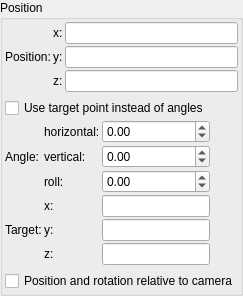
    <widget class="QGroupBox" name="groupBox_3">
     <property name="title">
      <string>Position</string>
     </property>
     <layout class="QVBoxLayout" name="verticalLayout_3">
      <property name="leftMargin">
       <number>2</number>
      </property>
      <property name="topMargin">
       <number>2</number>
      </property>
      <property name="rightMargin">
       <number>2</number>
      </property>
      <property name="bottomMargin">
       <number>2</number>
      </property>
      <item>
       <layout class="QGridLayout" name="gridLayout">
        <property name="spacing">
         <number>2</number>
        </property>
        <item row="2" column="2">
         <widget class="MyLineEdit" name="vect3_position_z">
          <property name="sizePolicy">
           <sizepolicy hsizetype="Expanding" vsizetype="Maximum">
            <horstretch>0</horstretch>
            <verstretch>0</verstretch>
           </sizepolicy>
          </property>
          <property name="toolTip">
           <string>&lt;html&gt;&lt;head/&gt;&lt;body&gt;&lt;p&gt;Coordinates of light source&lt;/p&gt;&lt;/body&gt;&lt;/html&gt;</string>
          </property>
         </widget>
        </item>
        <item row="1" column="2">
         <widget class="MyLineEdit" name="vect3_position_y">
          <property name="sizePolicy">
           <sizepolicy hsizetype="Expanding" vsizetype="Maximum">
            <horstretch>0</horstretch>
            <verstretch>0</verstretch>
           </sizepolicy>
          </property>
          <property name="toolTip">
           <string>&lt;html&gt;&lt;head/&gt;&lt;body&gt;&lt;p&gt;Coordinates of light source&lt;/p&gt;&lt;/body&gt;&lt;/html&gt;</string>
          </property>
         </widget>
        </item>
        <item row="0" column="2">
         <widget class="MyLineEdit" name="vect3_position_x">
          <property name="sizePolicy">
           <sizepolicy hsizetype="Expanding" vsizetype="Maximum">
            <horstretch>0</horstretch>
            <verstretch>0</verstretch>
           </sizepolicy>
          </property>
          <property name="toolTip">
           <string>&lt;html&gt;&lt;head/&gt;&lt;body&gt;&lt;p&gt;Coordinates of light source&lt;/p&gt;&lt;/body&gt;&lt;/html&gt;</string>
          </property>
         </widget>
        </item>
        <item row="0" column="1">
         <widget class="QLabel" name="label_21">
          <property name="text">
           <string>x:</string>
          </property>
         </widget>
        </item>
        <item row="1" column="0">
         <widget class="QLabel" name="label">
          <property name="text">
           <string>Position:</string>
          </property>
         </widget>
        </item>
        <item row="1" column="1">
         <widget class="QLabel" name="label_22">
          <property name="text">
           <string>y:</string>
          </property>
         </widget>
        </item>
        <item row="2" column="1">
         <widget class="QLabel" name="label_23">
          <property name="text">
           <string>z:</string>
          </property>
         </widget>
        </item>
       </layout>
      </item>
      <item>
       <layout class="QHBoxLayout" name="horizontalLayout" stretch="0,0">
        <property name="spacing">
         <number>2</number>
        </property>
        <item>
         <layout class="QGridLayout" name="gridLayout_3" columnstretch="0,0,0">
          <property name="spacing">
           <number>2</number>
          </property>
          <item row="3" column="2">
           <widget class="MyDoubleSpinBox" name="spinboxd3_rotation_z">
            <property name="sizePolicy">
             <sizepolicy hsizetype="Expanding" vsizetype="Maximum">
              <horstretch>0</horstretch>
              <verstretch>0</verstretch>
             </sizepolicy>
            </property>
            <property name="toolTip">
             <string>&lt;html&gt;&lt;head/&gt;&lt;body&gt;&lt;p&gt;Rotation of light source.&lt;/p&gt;&lt;p&gt;For directional lights it can be controlled with ball widget.&lt;/p&gt;&lt;/body&gt;&lt;/html&gt;</string>
            </property>
            <property name="prefix">
             <string/>
            </property>
            <property name="suffix">
             <string/>
            </property>
            <property name="decimals">
             <number>2</number>
            </property>
            <property name="minimum">
             <double>-36000.000000000000000</double>
            </property>
            <property name="maximum">
             <double>36000.000000000000000</double>
            </property>
            <property name="singleStep">
             <double>0.100000000000000</double>
            </property>
           </widget>
          </item>
          <item row="0" column="0" colspan="3">
           <widget class="MyCheckBox" name="checkBox_use_target_point">
            <property name="sizePolicy">
             <sizepolicy hsizetype="Minimum" vsizetype="Maximum">
              <horstretch>0</horstretch>
              <verstretch>0</verstretch>
             </sizepolicy>
            </property>
            <property name="text">
             <string>Use target point instead of angles</string>
            </property>
           </widget>
          </item>
          <item row="2" column="2">
           <widget class="MyDoubleSpinBox" name="spinboxd3_rotation_y">
            <property name="sizePolicy">
             <sizepolicy hsizetype="Minimum" vsizetype="Maximum">
              <horstretch>0</horstretch>
              <verstretch>0</verstretch>
             </sizepolicy>
            </property>
            <property name="toolTip">
             <string>&lt;html&gt;&lt;head/&gt;&lt;body&gt;&lt;p&gt;Rotation of light source.&lt;/p&gt;&lt;p&gt;For directional lights it can be controlled with ball widget.&lt;/p&gt;&lt;/body&gt;&lt;/html&gt;</string>
            </property>
            <property name="prefix">
             <string/>
            </property>
            <property name="suffix">
             <string/>
            </property>
            <property name="decimals">
             <number>2</number>
            </property>
            <property name="minimum">
             <double>-36000.000000000000000</double>
            </property>
            <property name="maximum">
             <double>36000.000000000000000</double>
            </property>
            <property name="singleStep">
             <double>0.100000000000000</double>
            </property>
           </widget>
          </item>
          <item row="5" column="1">
           <widget class="QLabel" name="label_target_y">
            <property name="text">
             <string>y:</string>
            </property>
           </widget>
          </item>
          <item row="3" column="1">
           <widget class="QLabel" name="label_roll">
            <property name="text">
             <string>roll:</string>
            </property>
           </widget>
          </item>
          <item row="2" column="1">
           <widget class="QLabel" name="label_vertical">
            <property name="text">
             <string>vertical:</string>
            </property>
           </widget>
          </item>
          <item row="1" column="1">
           <widget class="QLabel" name="label_horizontal">
            <property name="text">
             <string>horizontal:</string>
            </property>
           </widget>
          </item>
          <item row="1" column="2">
           <widget class="MyDoubleSpinBox" name="spinboxd3_rotation_x">
            <property name="sizePolicy">
             <sizepolicy hsizetype="Minimum" vsizetype="Maximum">
              <horstretch>0</horstretch>
              <verstretch>0</verstretch>
             </sizepolicy>
            </property>
            <property name="toolTip">
             <string>&lt;html&gt;&lt;head/&gt;&lt;body&gt;&lt;p&gt;Rotation of light source.&lt;/p&gt;&lt;p&gt;For directional lights it can be controlled with ball widget.&lt;/p&gt;&lt;/body&gt;&lt;/html&gt;</string>
            </property>
            <property name="prefix">
             <string/>
            </property>
            <property name="suffix">
             <string/>
            </property>
            <property name="decimals">
             <number>2</number>
            </property>
            <property name="minimum">
             <double>-36000.000000000000000</double>
            </property>
            <property name="maximum">
             <double>36000.000000000000000</double>
            </property>
            <property name="singleStep">
             <double>0.100000000000000</double>
            </property>
           </widget>
          </item>
          <item row="2" column="0">
           <widget class="QLabel" name="label_angle">
            <property name="text">
             <string>Angle:</string>
            </property>
           </widget>
          </item>
          <item row="4" column="1">
           <widget class="QLabel" name="label_target_x">
            <property name="text">
             <string>x:</string>
            </property>
           </widget>
          </item>
          <item row="6" column="1">
           <widget class="QLabel" name="label_target_z">
            <property name="text">
             <string>z:</string>
            </property>
           </widget>
          </item>
          <item row="5" column="0">
           <widget class="QLabel" name="label_target">
            <property name="text">
             <string>Target:</string>
            </property>
           </widget>
          </item>
          <item row="4" column="2">
           <widget class="MyLineEdit" name="vect3_target_x">
            <property name="sizePolicy">
             <sizepolicy hsizetype="Expanding" vsizetype="Maximum">
              <horstretch>0</horstretch>
              <verstretch>0</verstretch>
             </sizepolicy>
            </property>
            <property name="toolTip">
             <string>&lt;html&gt;&lt;head/&gt;&lt;body&gt;&lt;p&gt;Coordinates of light source&lt;/p&gt;&lt;/body&gt;&lt;/html&gt;</string>
            </property>
           </widget>
          </item>
          <item row="5" column="2">
           <widget class="MyLineEdit" name="vect3_target_y">
            <property name="sizePolicy">
             <sizepolicy hsizetype="Expanding" vsizetype="Maximum">
              <horstretch>0</horstretch>
              <verstretch>0</verstretch>
             </sizepolicy>
            </property>
            <property name="toolTip">
             <string>&lt;html&gt;&lt;head/&gt;&lt;body&gt;&lt;p&gt;Coordinates of light source&lt;/p&gt;&lt;/body&gt;&lt;/html&gt;</string>
            </property>
           </widget>
          </item>
          <item row="6" column="2">
           <widget class="MyLineEdit" name="vect3_target_z">
            <property name="sizePolicy">
             <sizepolicy hsizetype="Expanding" vsizetype="Maximum">
              <horstretch>0</horstretch>
              <verstretch>0</verstretch>
             </sizepolicy>
            </property>
            <property name="toolTip">
             <string>&lt;html&gt;&lt;head/&gt;&lt;body&gt;&lt;p&gt;Coordinates of light source&lt;/p&gt;&lt;/body&gt;&lt;/html&gt;</string>
            </property>
           </widget>
          </item>
         </layout>
        </item>
        <item>
         <widget class="cLightWidget" name="widget_angle_preview" native="true">
          <property name="sizePolicy">
           <sizepolicy hsizetype="Minimum" vsizetype="Minimum">
            <horstretch>1</horstretch>
            <verstretch>1</verstretch>
           </sizepolicy>
          </property>
         </widget>
        </item>
       </layout>
      </item>
      <item>
       <widget class="MyCheckBox" name="checkBox_relative_position">
        <property name="sizePolicy">
         <sizepolicy hsizetype="Minimum" vsizetype="Maximum">
          <horstretch>0</horstretch>
          <verstretch>0</verstretch>
         </sizepolicy>
        </property>
        <property name="toolTip">
         <string>&lt;html&gt;&lt;head/&gt;&lt;body&gt;&lt;p&gt;Enabling this option makes coordinates and rotation of the light relative to the camera. &lt;/p&gt;&lt;/body&gt;&lt;/html&gt;</string>
        </property>
        <property name="text">
         <string>Position and rotation relative to camera</string>
        </property>
       </widget>
      </item>
     </layout>
    </widget>
